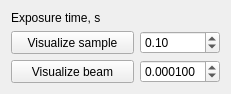
  <widget class="QWidget" name="gridLayoutWidget">
   <property name="geometry">
    <rect>
     <x>10</x>
     <y>480</y>
     <width>231</width>
     <height>91</height>
    </rect>
   </property>
   <layout class="QGridLayout" name="gridLayout">
    <item column="0" row="1">
     <widget class="QPushButton" name="pushButton_visualize_sample">
      <property name="maximumSize">
       <size>
        <width>130</width>
        <height>24</height>
       </size>
      </property>
      <property name="text">
       <string>Visualize sample</string>
      </property>
     </widget>
    </item>
    <item column="1" row="1">
     <widget class="QDoubleSpinBox" name="doubleSpinBox_exposure_sample">
      <property name="maximumSize">
       <size>
        <width>80</width>
        <height>24</height>
       </size>
      </property>
      <property name="singleStep">
       <double>0.100000000000000</double>
      </property>
      <property name="value">
       <double>0.100000000000000</double>
      </property>
     </widget>
    </item>
    <item column="1" row="2">
     <widget class="QDoubleSpinBox" name="doubleSpinBox_exposure_beam">
      <property name="maximumSize">
       <size>
        <width>80</width>
        <height>24</height>
       </size>
      </property>
      <property name="decimals">
       <number>6</number>
      </property>
      <property name="singleStep">
       <double>0.100000000000000</double>
      </property>
      <property name="value">
       <double>0.000100000000000</double>
      </property>
     </widget>
    </item>
    <item column="0" row="2">
     <widget class="QPushButton" name="pushButton_visualize_beam">
      <property name="maximumSize">
       <size>
        <width>130</width>
        <height>24</height>
       </size>
      </property>
      <property name="text">
       <string>Visualize beam</string>
      </property>
     </widget>
    </item>
    <item column="0" row="0">
     <widget class="QLabel" name="label">
      <property name="maximumSize">
       <size>
        <width>16777215</width>
        <height>20</height>
       </size>
      </property>
      <property name="text">
       <string>Exposure time, s</string>
      </property>
     </widget>
    </item>
   </layout>
  </widget>
